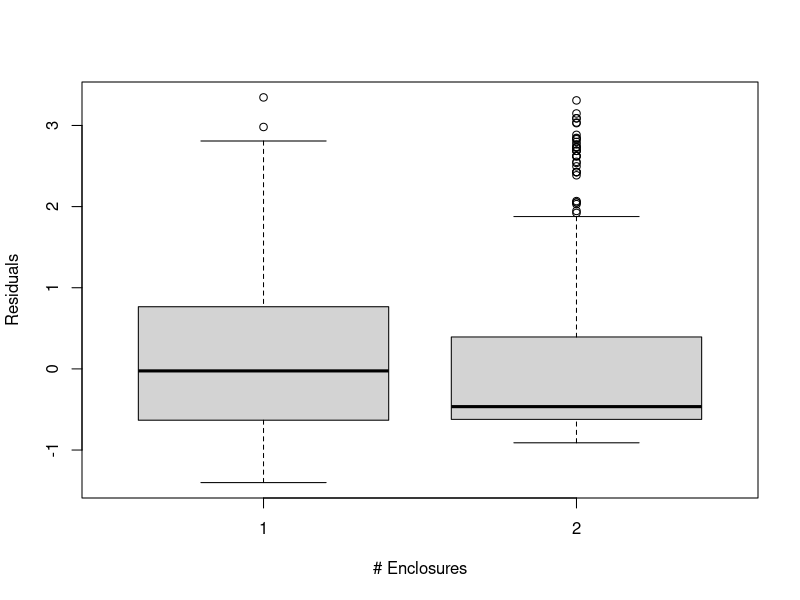

Generate this figure with R: (Note: this script raises an error after producing the figure.)
#COMPLETE ANALYSIS OF 2016 WILDTRACKS DATA, FEBRUARY 2018

#set working directory

setwd("~/Spider_monkey_stats")

#install packages
install.packages("readxl")
install.packages("readr")
install.packages("dplyr")
install.packages("tidyr")
install.packages("nortest")
install.packages("lattice")
install.packages("nlme")
install.packages("lme4")
install.packages("lmerTest")
install.packages("multcomp")
install.packages("igraph")
install.packages("ggplot2")
install.packages("MASS")

#load useful packages

library(readxl)
library(readr)
library(dplyr)
library(tidyr)
library(nortest)
library(lattice)
library(nlme)
library(lme4)
library(lmerTest)
library(multcomp)
library(igraph)
library(ggplot2)
library(MASS)

#import code

scans <- read.table(file="scans_Wildtracks.csv", sep=",", header=T)#alternate import code
scans$n_encl<-factor(scans$n_encl, levels=c("1","2"))
scans$month<-factor(scans$month, levels=c("jun_jul","jul_aug","aug_sep"))
scans$time_meal<-factor(scans$time_meal, levels=c("none","before","after"))
scans$observer_id<-factor(scans$observer_id, levels=c("916","1231"))
scans$n_prox_5m<-as.numeric(scans$n_prox_5m)

scans <- scans %>% filter(n_prox_5m!="NA")

#view and summarize

View(scans)
summary(scans)

scans$nest <- with(scans, factor(paste(focal_group,focal_id)))

#check n_prox_5m variable
str(scans)
str(scans$n_prox_5m)
summary(scans$n_prox_5m)


M0_n_prox_5m<-glmer(n_prox_5m ~ n_encl + location_focal + time_meal + focal_sex + focal_age + month +
                  (1|focal_group/focal_id), na.action=na.omit, data=scans, family = poisson)

M1_n_prox_5m<-glmer(n_prox_5m ~ n_encl + location_focal + time_meal + focal_sex + focal_age + month +
                    (1|focal_group), 
                  na.action=na.omit, data=scans, family = poisson)


M0_n_prox_5m
summary(M0_n_prox_5m)

#anova
anova(M0_n_prox_5m, M1_n_prox_5m)

anova(M0_n_prox_5m, M1_n_prox_5m, test = "Chi")

#M0 has lowest AIc

E0<-residuals(M0_n_prox_5m, type = "pearson")
str(E0)
E0
summary(E0)

plot(scans$n_encl, E0, xlab="# Enclosures", ylab="Residuals")
plot(scans$location_focal, E0, xlab="Location", ylab="Residuals")
plot(scans$month, E0, xlab="Month", ylab="Residuals")
plot(scans$time_meal, E0, xlab="Meal Status", ylab="Residuals")
plot(scans$focal_sex, E0, xlab="Focal Sex", ylab="Residuals")
plot(scans$focal_age, E0, xlab="Focal Age", ylab="Residuals")

qqnorm(E0)
qqline(E0)
ad.test(E0)

plot(M0_n_prox_5m) 

plot(scans$n_prox_5m, E0)

# not too bad... can we try a transformation?


overdisp_fun <- function(M0_n_prox_5m) {
  rdf <- df.residual(M0_n_prox_5m)
  rp <- residuals(M0_n_prox_5m,type="pearson")
  Pearson.chisq <- sum(rp^2)
  prat <- Pearson.chisq/rdf
  pval <- pchisq(Pearson.chisq, df=rdf, lower.tail=FALSE)
  c(chisq=Pearson.chisq,ratio=prat,rdf=rdf,p=pval)
}

overdisp_fun(M0_n_prox_5m)

#significantly lower than 1... underdispersed?
